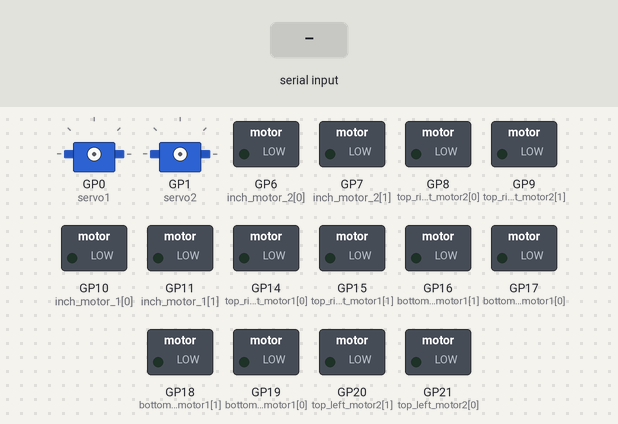
Bench run of a program on a simulated Raspberry Pi Pico running MicroPython. On the bench: 2 × servo, switched loads named in the program (green lamp = pin HIGH). Inputs (shaded band) come from the test bench. Servo angles are drawn from the pulse width (0.5 ms = 0°, 2.5 ms = 180°); pins used as bus, display or sensor lines are not drawn; what the program prints to the serial console is not drawn.

Above: at 1.2 s.
1.3 s: "x" typed at the serial console, then Enter
2.8 s: "t" typed at the serial console, then Enter
At 3.4 s:
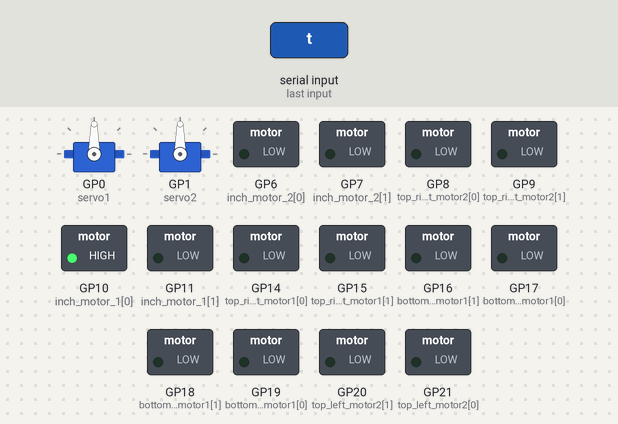
4.3 s: "g" typed at the serial console, then Enter
At 4.9 s:
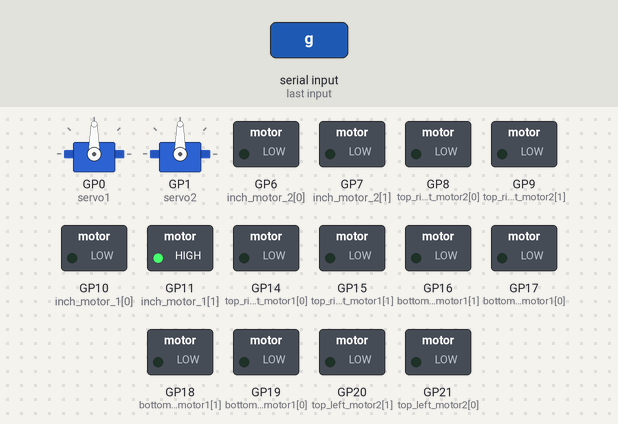
5.8 s: "y" typed at the serial console, then Enter
At 7.0 s:
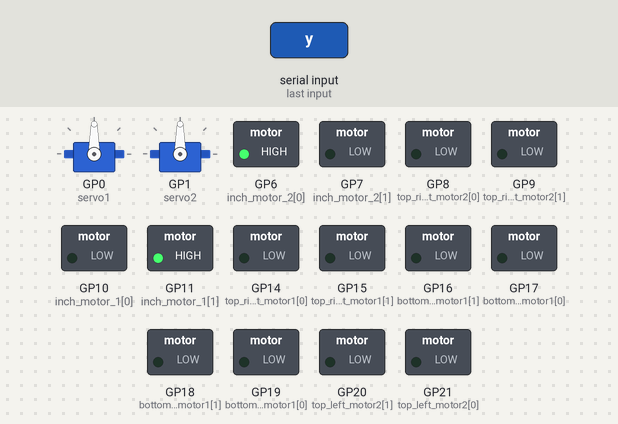
7.3 s: "h" typed at the serial console, then Enter
At 8.5 s:
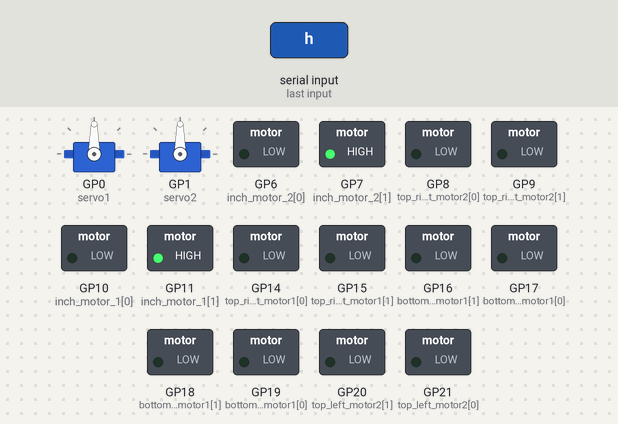
8.8 s: "q" typed at the serial console, then Enter
At 10.1 s:
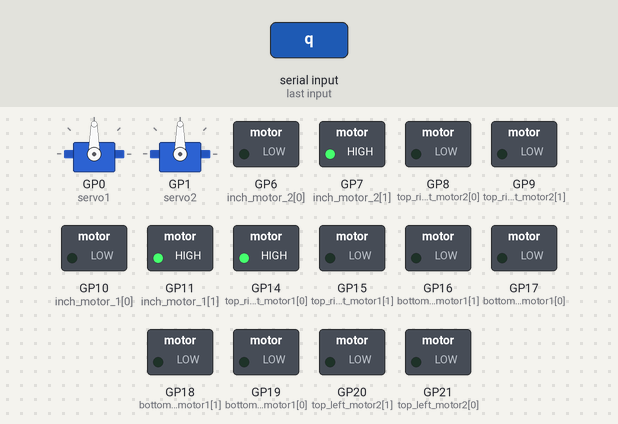
Timing chart, 0 to 11.3 s (numbered marks = the images above; inputs shaded):
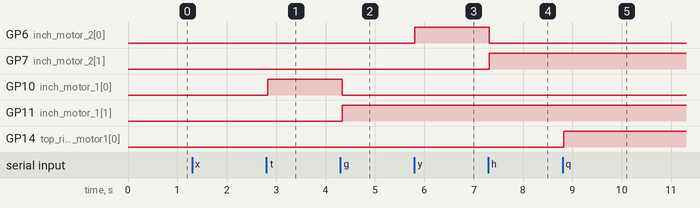

The program:

basic_control.py
```python
import machine
import time
import sys
import select
from machine import I2C, Pin
from ina219 import INA219

# ─── PWM SETUP ───
servo1 = machine.PWM(Pin(0))
servo2 = machine.PWM(Pin(1))
servo1.freq(50)
servo2.freq(50)

i2c1 = I2C(0, scl=Pin(13), sda=Pin(12))
# ina = INA219(i2c1)  # Optional INA219 setup

min_duty = 1800
max_duty = 8000
stop_duty = 4900


def scale_duty(target, value):
    return int(stop_duty + (target - stop_duty) * value)

def set_speed(input_value, tension=False):
    input_value = max(-1.0, min(input_value, 1.0))
    if tension:
        if input_value > 0:
            duty1 = scale_duty(max_duty, input_value)
            duty2 = scale_duty(min_duty, input_value)
        elif input_value < 0:
            duty1 = scale_duty(min_duty, -input_value)
            duty2 = scale_duty(max_duty, -input_value)
        else:
            duty1 = duty2 = stop_duty
    else:
        if input_value > 0:
            duty1 = duty2 = scale_duty(max_duty, input_value)
        elif input_value < 0:
            duty1 = duty2 = scale_duty(min_duty, -input_value)
        else:
            duty1 = duty2 = stop_duty

    servo1.duty_u16(duty1)
    servo2.duty_u16(duty2)

def stop_motor():
    servo1.duty_u16(stop_duty)
    servo2.duty_u16(stop_duty)

# ─── MOTOR DIGITAL OUT SETUP ───
# UNIT 1
bottom_left_motor1  = (Pin(19, Pin.OUT), Pin(18, Pin.OUT))
bottom_right_motor1 = (Pin(17, Pin.OUT), Pin(16, Pin.OUT))
top_left_motor1     = (Pin(12, Pin.OUT), Pin(13, Pin.OUT))
top_right_motor1    = (Pin(14, Pin.OUT), Pin(15, Pin.OUT))
inch_motor_1        = (Pin(10, Pin.OUT), Pin(11, Pin.OUT))

# UNIT 2
bottom_left_motor2  = (Pin(28, Pin.OUT), Pin(27, Pin.OUT))
bottom_right_motor2 = (Pin(26, Pin.OUT), Pin(22, Pin.OUT))
top_left_motor2     = (Pin(21, Pin.OUT), Pin(20, Pin.OUT))
top_right_motor2    = (Pin(8,  Pin.OUT), Pin(9,  Pin.OUT))
inch_motor_2        = (Pin(6, Pin.OUT), Pin(7, Pin.OUT))

# GROUPS
bottom_group1 = [bottom_left_motor1, bottom_right_motor1]
top_group1    = [top_left_motor1, top_right_motor1]
bottom_group2 = [top_left_motor2, bottom_right_motor2]
top_group2    = [bottom_left_motor2, top_right_motor2]

def drive(motor, in1_val, in2_val, label):
    motor[0].value(in1_val)
    motor[1].value(in2_val)
    if in1_val == in2_val == 0:
        print(f"{label}: STOPPED")
    elif in1_val == 1:
        print(f"{label}: EXTEND")
    else:
        print(f"{label}: RETRACT")

def drive_group(group, in1_val, in2_val, label):
    for m in group:
        m[0].value(in1_val)
        m[1].value(in2_val)
    print(f"{label}: {'EXTEND' if in1_val else 'RETRACT'}")

def stop_all():
    for group in [top_group1, bottom_group1, top_group2, bottom_group2]:
        drive_group(group, 0, 0, "Group")
    inch_motor_1[0].value(0); inch_motor_1[1].value(0)
    inch_motor_2[0].value(0); inch_motor_2[1].value(0)
    print("All motors stopped.")

def check_input():
    if select.select([sys.stdin], [], [], 0)[0]:
        return sys.stdin.readline().strip().lower()
    return None

# ─── INSTRUCTIONS ───
# --- COMMANDS INFO ---
print("=== MOTOR & PWM CONTROL COMMANDS ===")
print("  t   → Inching motor 1 FORWARD     |  g  → Inching motor 1 REVERSE")
print("  y   → Inching motor 2 FORWARD     |  h  → Inching motor 2 REVERSE")
print("  q   → Top group 1 EXTEND          |  a  → Top group 1 RETRACT")
print("  w   → Bottom group 1 EXTEND       |  s  → Bottom group 1 RETRACT")
print("  e   → Top group 2 EXTEND          |  d  → Top group 2 RETRACT")
print("  r   → Bottom group 2 EXTEND       |  f  → Bottom group 2 RETRACT")
print("  x   → Stop all motors and servos")
print("  ,   → PWM full FORWARD            |  .  → PWM full BACKWARD")
print("  s   → PWM stop (neutral position)")
print("  [float] → Enter float [-1.0 to 1.0] for PWM speed")
print("  exit → Quit")
print("=====================================")


# ─── MAIN LOOP ───
speed = 0.0
tension_mode = False
running = False

try:
    while True:
        cmd = check_input()
        if not cmd:
            time.sleep(0.05)
            continue

        print(f"> {cmd}")

        if cmd == "exit":
            stop_all()
            print("Exiting.")
            break
        elif cmd == "x":
            stop_all()
            stop_motor()
            running = False

        # Digital OUT commands
        elif cmd == "t":
            drive(inch_motor_1, 1, 0, "Inching motor 1")
        elif cmd == "g":
            drive(inch_motor_1, 0, 1, "Inching motor 1")
        elif cmd == "y":
            drive(inch_motor_2, 1, 0, "Inching motor 2")
        elif cmd == "h":
            drive(inch_motor_2, 0, 1, "Inching motor 2")
        elif cmd == "q":
            drive_group(top_group1, 1, 0, "Top group 1")
        elif cmd == "a":
            drive_group(top_group1, 0, 1, "Top group 1")
        elif cmd == "w":
            drive_group(bottom_group1, 1, 0, "Bottom group 1")
        elif cmd == "s":
            drive_group(bottom_group1, 0, 1, "Bottom group 1")
        elif cmd == "e":
            drive_group(top_group2, 1, 0, "Top group 2")
        elif cmd == "d":
            drive_group(top_group2, 0, 1, "Top group 2")
        elif cmd == "r":
            drive_group(bottom_group2, 1, 0, "Bottom group 2")
        elif cmd == "f":
            drive_group(bottom_group2, 0, 1, "Bottom group 2")
        # PWM control updates
        elif cmd == ",":
            speed = 1.0
            tension_mode = False
            running = True
        elif cmd == ".":
            speed = -1.0
            tension_mode = False
            running = True
        else:
            try:
                speed = float(cmd)
                tension_mode = False
                running = True
            except ValueError:
                print("Unknown command or invalid input.")

        if running:
            set_speed(speed, tension_mode)
        else:
            stop_motor()

except KeyboardInterrupt:
    print("Interrupted.")

finally:
    stop_motor()
    servo1.deinit()
    servo2.deinit()
    print("PWM deinitialized. All done.")
```

Measured:
- after the input at 2.8 s, GP10 (inch_motor_1[0]): LOW → HIGH at once
- after the input at 4.3 s, GP10 (inch_motor_1[0]): HIGH → LOW at once; GP11 (inch_motor_1[1]): LOW → HIGH at once
- after the input at 5.8 s, GP6 (inch_motor_2[0]): LOW → HIGH at once
- after the input at 7.3 s, GP6 (inch_motor_2[0]): HIGH → LOW at once; GP7 (inch_motor_2[1]): LOW → HIGH at once
- after the input at 8.8 s, GP14 (top_right_motor1[0]): LOW → HIGH at once
